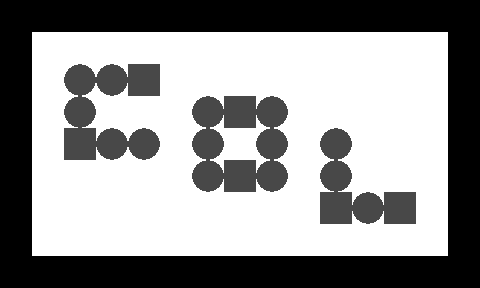

Below is a game level as drawn by its tile map, then a one-line description and the .tmx file that defines it, in full:
An orthogonal 15x9 tile map with 32x32 px tiles, 2 tile layers (1, 2).

<map version="1.0" orientation="orthogonal" width="15" height="9" tilewidth="32" tileheight="32">
 <tileset firstgid="1" name="n_tiles1" tilewidth="32" tileheight="32">
  <image source="../../images/map/common/n_tiles1.png" width="128" height="64" />
 </tileset>
 <layer name="1" width="15" height="9">
  <data encoding="csv">
1,1,1,1,1,1,1,1,1,1,1,1,1,1,1,
1,1,1,1,1,1,1,1,1,1,1,1,1,1,1,
1,1,1,1,1,1,1,1,1,1,1,1,1,1,1,
1,1,1,1,1,1,1,1,1,1,1,1,1,1,1,
1,1,1,1,1,1,1,1,1,1,1,1,1,1,1,
1,1,1,1,1,1,1,1,1,1,1,1,1,1,1,
1,1,1,1,1,1,1,1,1,1,1,1,1,1,1,
1,1,1,1,1,1,1,1,1,1,1,1,1,1,1,
1,1,1,1,1,1,1,1,1,1,1,1,1,1,1
</data>
 </layer>
 <layer name="2" width="15" height="9">
  <data encoding="csv">
2,2,2,2,2,2,2,2,2,2,2,2,2,2,2,
2,0,0,0,0,0,0,0,0,0,0,0,0,0,2,
2,0,3,3,4,0,0,0,0,0,0,0,0,0,2,
2,0,3,0,0,0,3,4,3,0,0,0,0,0,2,
2,0,4,3,3,0,3,0,3,0,3,0,0,0,2,
2,0,0,0,0,0,3,4,3,0,3,0,0,0,2,
2,0,0,0,0,0,0,0,0,0,4,3,4,0,2,
2,0,0,0,0,0,0,0,0,0,0,0,0,0,2,
2,2,2,2,2,2,2,2,2,2,2,2,2,2,2
</data>
 </layer>
</map>
